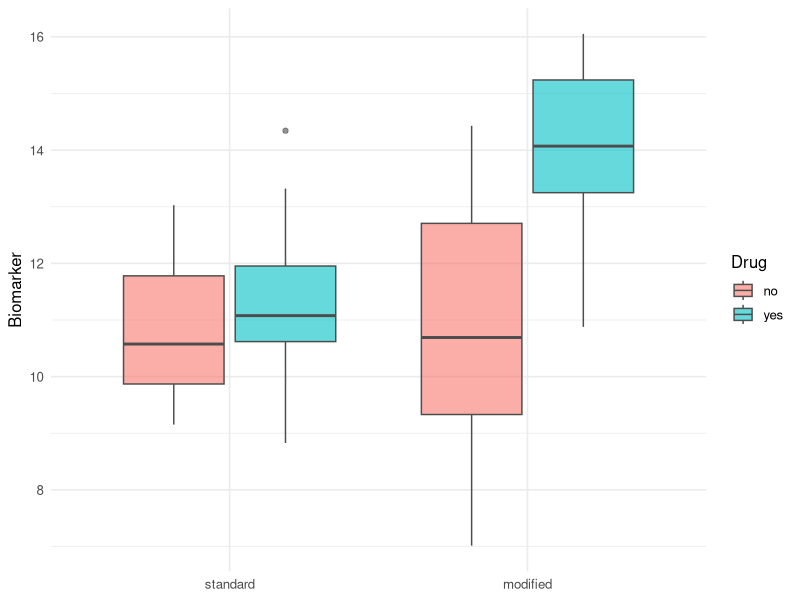

Reproduce this figure in R.
# ============================================================
# Biostatistics Courses
# Course 3 — Week 1, Session 4: Bench and translational design
# ============================================================

# --- 0. Setup --------------------------------------------------
library(tidyverse)
set.seed(42)
theme_set(theme_minimal(base_size = 12))

# --- 1. Hypothesis / Goal --------------------------------------
# Detect the interaction in a 2 x 2 factorial design and show what
# pseudoreplication does to the standard error.

# --- 2. Data ---------------------------------------------------
n_per_cell <- 10
fact <- expand_grid(
  drug = factor(c("no", "yes"), levels = c("no", "yes")),
  diet = factor(c("standard", "modified"), levels = c("standard", "modified")),
  rep  = seq_len(n_per_cell)
) |>
  mutate(
    y = 10 +
      (drug == "yes")  * 1.5 +
      (diet == "modified") * 1.0 +
      (drug == "yes" & diet == "modified") * 2.0 +
      rnorm(n(), 0, 1.5)
  )

pseudo <- fact |>
  slice(rep(seq_len(n()), each = 3)) |>
  mutate(y = y + rnorm(n(), 0, 0.3))

# --- 3. Visualise ----------------------------------------------
p <- fact |>
  ggplot(aes(diet, y, fill = drug)) +
  geom_boxplot(alpha = 0.6, colour = "grey30") +
  labs(x = NULL, y = "Biomarker", fill = "Drug")
print(p)

# --- 4. Assumptions --------------------------------------------
print(fact |>
  group_by(drug, diet) |>
  summarise(mean = mean(y), sd = sd(y), n = n(), .groups = "drop"))

# --- 5. Conduct / Fit ------------------------------------------
fit      <- lm(y ~ drug * diet, data = fact)
fit_bad  <- lm(y ~ drug * diet, data = pseudo)
print(anova(fit))
print(broom::tidy(fit_bad)  |> filter(term == "drugyes:dietmodified"))
print(broom::tidy(fit)      |> filter(term == "drugyes:dietmodified"))

# --- 6. Report -------------------------------------------------
cat("Aggregated (correct) and pseudoreplicated analyses above.\n")
